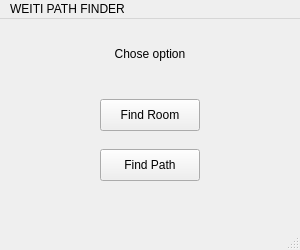
<?xml version="1.0" encoding="UTF-8"?>
<ui version="4.0">
 <class>MainWindow</class>
 <widget class="QMainWindow" name="MainWindow">
  <property name="geometry">
   <rect>
    <x>0</x>
    <y>0</y>
    <width>300</width>
    <height>250</height>
   </rect>
  </property>
  <property name="windowTitle">
   <string>MainWindow</string>
  </property>
  <widget class="QWidget" name="centralwidget">
   <widget class="QPushButton" name="pushButton">
    <property name="geometry">
     <rect>
      <x>100</x>
      <y>80</y>
      <width>100</width>
      <height>32</height>
     </rect>
    </property>
    <property name="text">
     <string>Find Room</string>
    </property>
   </widget>
   <widget class="QPushButton" name="pushButton_2">
    <property name="geometry">
     <rect>
      <x>100</x>
      <y>130</y>
      <width>100</width>
      <height>32</height>
     </rect>
    </property>
    <property name="text">
     <string>Find Path</string>
    </property>
   </widget>
   <widget class="QLabel" name="label">
    <property name="geometry">
     <rect>
      <x>75</x>
      <y>20</y>
      <width>150</width>
      <height>30</height>
     </rect>
    </property>
    <property name="text">
     <string>Chose option</string>
    </property>
    <property name="alignment">
     <set>Qt::AlignCenter</set>
    </property>
   </widget>
  </widget>
  <widget class="QMenuBar" name="menubar">
   <property name="geometry">
    <rect>
     <x>0</x>
     <y>0</y>
     <width>300</width>
     <height>37</height>
    </rect>
   </property>
   <widget class="QMenu" name="menuWEITI">
    <property name="title">
     <string>WEITI PATH FINDER</string>
    </property>
   </widget>
   <addaction name="menuWEITI"/>
  </widget>
  <widget class="QStatusBar" name="statusbar"/>
 </widget>
 <resources/>
 <connections/>
</ui>
